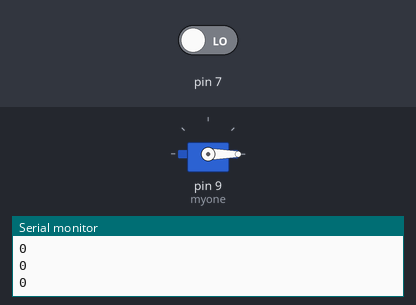
A sketch run on a simulated Arduino Uno, built with avr-gcc and run on an emulated ATmega328P. On the bench: servo, the last lines printed to the serial monitor. The test bench sets the inputs (shaded band); at power-on: pin 7 LOW.

Above: at 2.8 s.
2.9 s: pin 7 driven HIGH
At 3.3 s:
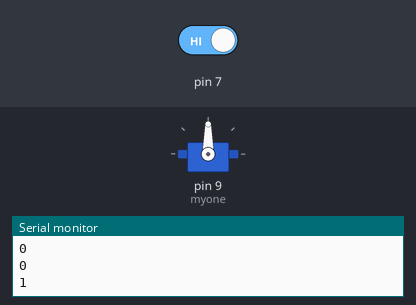
4.5 s: pin 7 driven LOW
At 6.0 s:
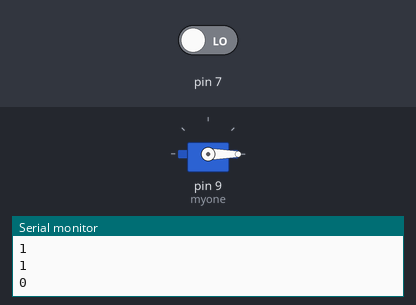
Timing chart, 0 to 7.5 s (numbered marks = the images above; inputs shaded):
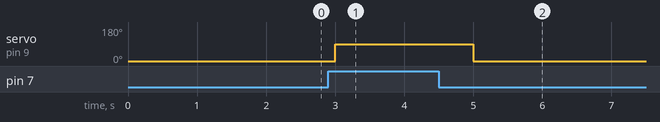

Measured:
- after the input at 2.9 s, servo on pin 9 (myone): 0° → 90° after 0.10 s
- after the input at 4.5 s, servo on pin 9 (myone): 90° → 0° after 0.50 s

The sketch:

servo_person.ino
```cpp
#include <Servo.h>
Servo myone;

void setup() {
  myone.attach(9);
  pinMode(7, INPUT);
  Serial.begin(9600);
}

void loop() {
  int value = digitalRead(7);
  Serial.println(value);

  if(value) myone.write(90);
  else myone.write(0);

  delay(1000);
}
```
